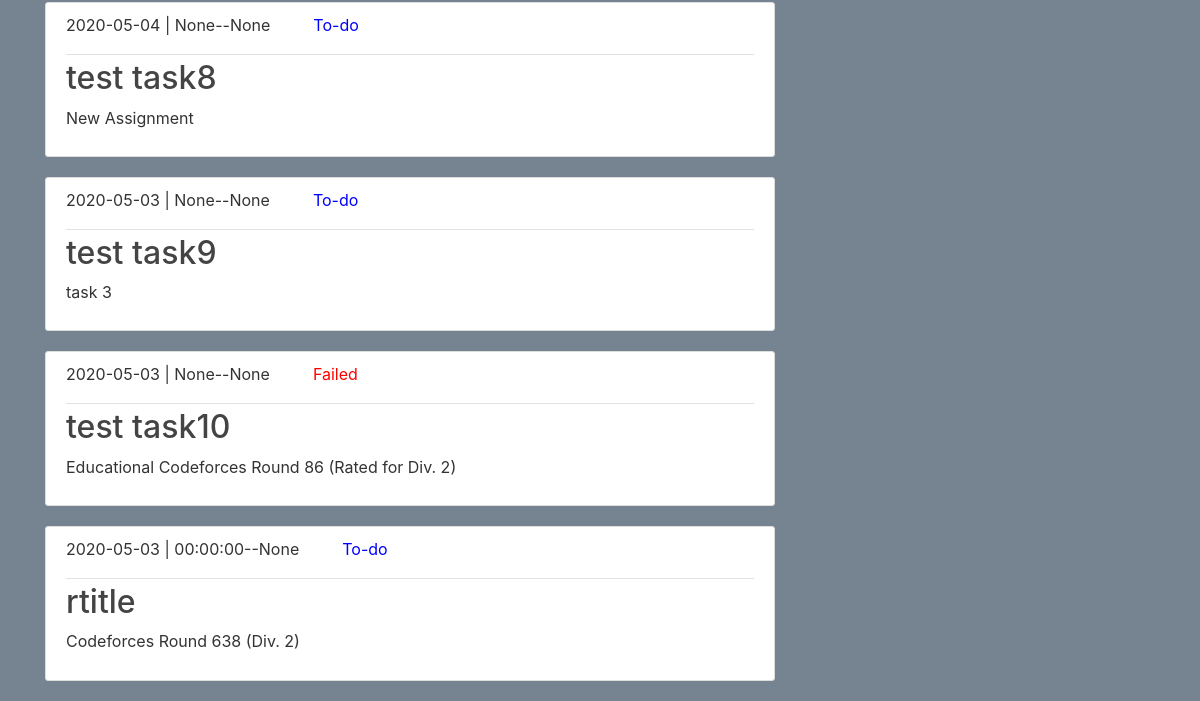
Before: /dashboard (signed in, lower part) with the older database file.
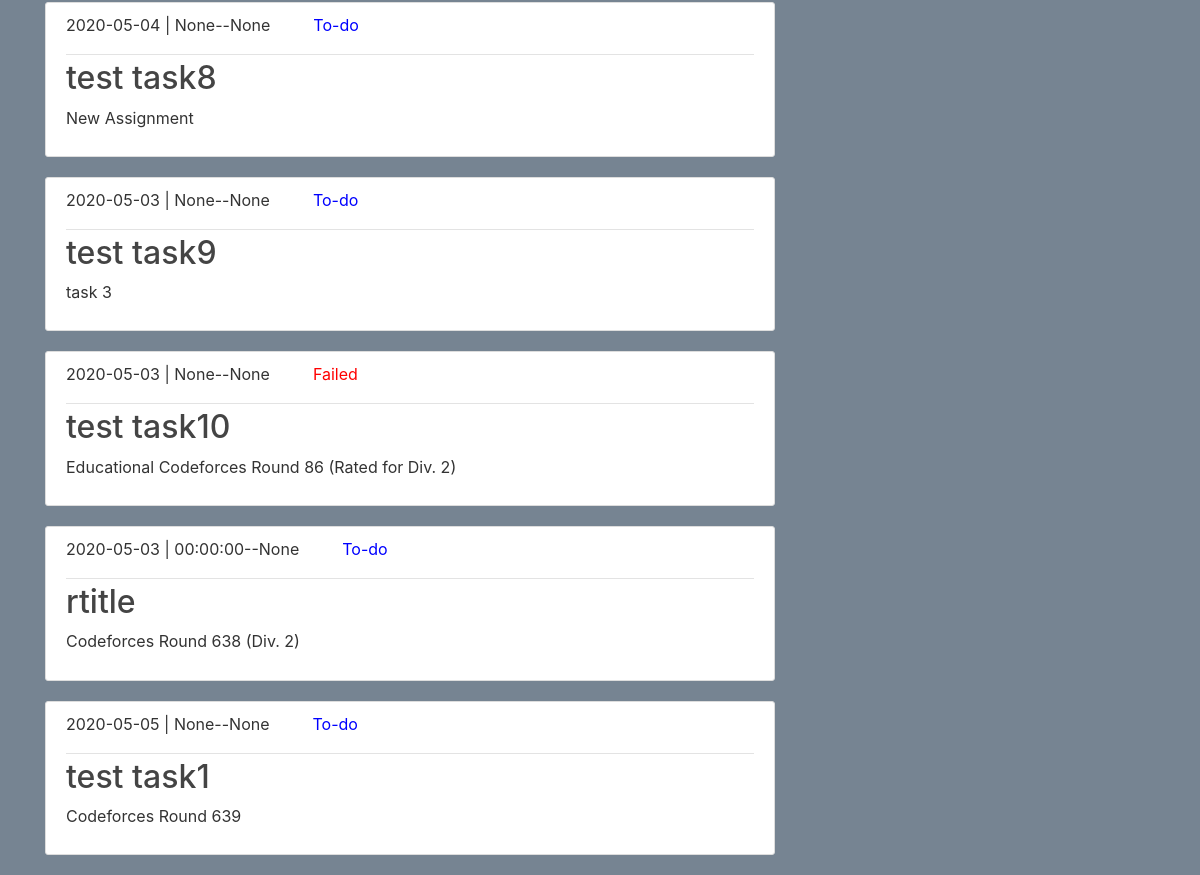
After: the same page with the newer database file.
### durango/models.py (models this page shows, shortened)
class Task(db.Model):
    id=db.Column(db.Integer,primary_key=True)
    title=db.Column(db.String(100), nullable=False)
    date=db.Column(db.Date(),nullable=False)
    starttime=db.Column(db.Time,nullable=True)
    endtime=db.Column(db.Time,nullable=True)
    remindtime=db.Column(db.Time,nullable=True)#remindtime
    details=db.Column(db.Text,nullable=True)
    status=db.Column(db.String(20),nullable=False)
    user_id=db.Column(db.Integer, db.ForeignKey('user.id'),nullable=False)
    message_id=db.Column(db.Text,nullable=True)

### durango/routes.py (the view, shortened to what this page needs)
@application.route("/dashboard", methods=['GET', 'POST'])
@login_required
def dashboard():
    tasks=Task.query.filter_by(user_id=current_user.id).all()
    form1=SearchForm()
    form2=SelectDate()
    if form2.validate_on_submit():
        return redirect(url_for('piechart',task_date=form2.date.data))
    return render_template('dashboard.html', title='Dashboard', tasks=tasks,form1=form1,form2=form2)

### durango/models.py (called while the page is built)
@login_manager.user_loader
def load_user(user_id):
    return User.query.get(int(user_id)) #getting user by id

### durango/templates/dashboard.html (shortened to what this page needs)
{% extends "layout.html"%}
{% block content %}
  {% for task in tasks %}
  {%if current_user.id==task.user_id%}
    <article class="media content-section">
      <div class="media-body">
        <div class="article-metadata">
          <p class="mr-2 ">{{ task.date }}  | {{ task.starttime }}--{{task.endtime}} &nbsp;&nbsp;&nbsp;&nbsp;
            {%if task.status=='To-do' %}
          <span class="text-black ml-3" style="color: blue"> {{task.status}}
          </span>
          {%endif%}
          {%if task.status=='Failed'%}
          <span class="text-black ml-3" style="color: red"> {{task.status}}
          </span>
          {%endif%}
        </p>
        </div>
        <h2><a class="article-title" href="{{url_for('task',task_id=task.id)}}">{{ task.title }}</a></h2>
        <p class="article-content">{{ task.details }}</p>
      </div>
    </article>
  {%endif%}
  {% endfor %}
</div>
<div class="col-md-4" style="margin-top: 50px">
      <br>
{% endblock content%}

Changed rows visible on the page:
added Task: date "2020-05-05", starttime "None", endtime "None", status "To-do", title "test task1", details "Codeforces Round 639"
